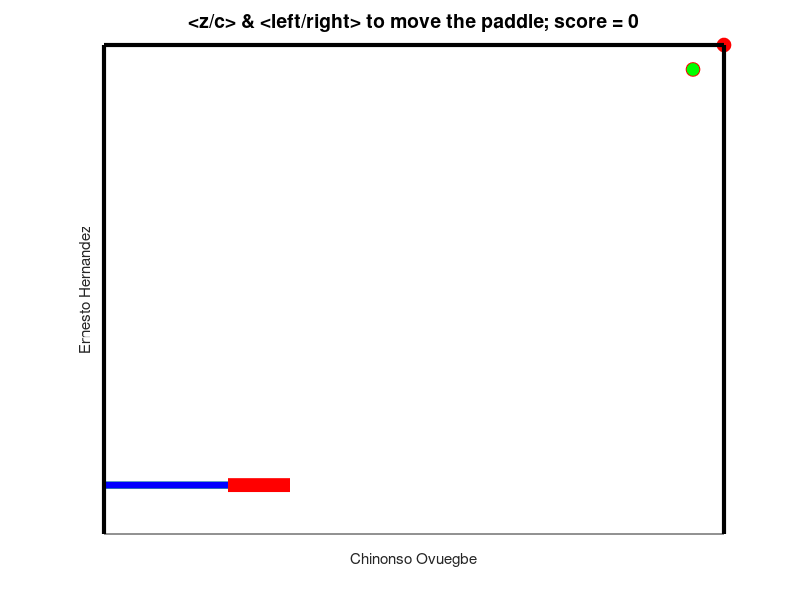
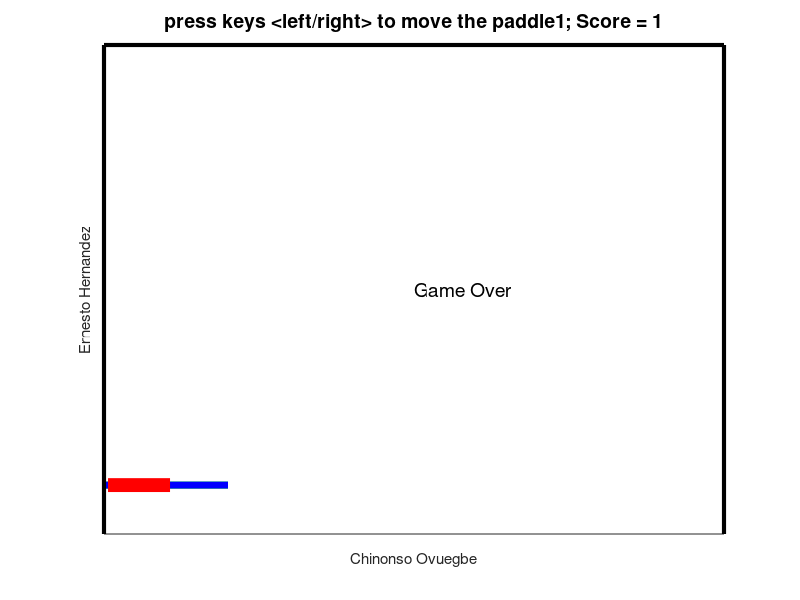

Write the MATLAB code that produced these figures, in order.

function pong_basic

%Modified the pong code by David Buckingham
%https://www.mathworks.com/matlabcentral/fileexchange/31177-dave-s-matlab-pong

%%%%%% main part of the code %%%
global game_over 

close all
initData  %first function, initialize the data variables
initFigure %second function, initialize the figure
initFigure %second function, initialize the figure
while ~game_over %runs till game_over = 1
%     readV; %%%%%%%% Read Arduino voltage
    moveBall; %third function, compute ball movement including collision detection
    moveBall2;
    movePaddle; %fourth function, compute paddle position based on user input. 
    movePaddle2; %fourth function, compute paddle position based on user input. 
    move_Extension%move the extensions
    refreshPlot; %fifth function, refresh plot based on moveBall and movePaddle
    
    
    
end

%%%%%%%%%%%%%%%%%%%%%%%%%%%%%%%%%%%%%%%%%%%%%%%%%%%%
function initData %first function, initialize the data variables
;
%%%%%%%%%%%%%%%%%%%%%%%%%%%%%%%%%%%%%%%%%%%%%%%%%%%%
global WALL_X_MIN WALL_X_MAX WALL_Y_MIN WALL_Y_MAX 
global PADDLE_WIDTH BALL_SIZE PADDLE_WIDTH2
global BALL_INIT_VX BALL_INIT_VY DT DELAY BALL_INIT_VX2 BALL_INIT_VY2
global PADDLE_VX PADDLE_SPEED PADDLE_VX2 PADDLE_SPEED2 
global game_over level
global EXTENSION_R EXTENSION_L EXTENSION_LVX EXTENSION_RVX EXTENSION_SPEED



level = 0;
game_over = 0;
WALL_X_MIN = 0;
WALL_X_MAX = 100;
WALL_Y_MIN = 0;
WALL_Y_MAX = 100;
PADDLE_WIDTH = 20;
PADDLE_WIDTH2 = 20;
BALL_SIZE = 10;
BALL_INIT_VX = -0.5;
BALL_INIT_VY = -0.5;
BALL_INIT_VX2 = -0.75;
BALL_INIT_VY2 = -0.5;
PADDLE_VX = 0;
PADDLE_SPEED = 3; 
PADDLE_VX2 = 0;
PADDLE_SPEED2 = 3; 
DT = 0.1; 
DELAY = 0.001;
EXTENSION_R = 10;
EXTENSION_L = 10;
EXTENSION_LVX =1.75;
EXTENSION_RVX = 4.5;
EXTENSION_SPEED = 1.5;

%%%%%%%%%%%%%%%%%%%%%%%%%%%%%%%%%%%%%%%%%%%%%%%%%%%%
function initFigure %second function, initialize the figure
%%%%%%%%%%%%%%%%%%%%%%%%%%%%%%%%%%%%%%%%%%%%%%%%%%%%
global PADDLE_WIDTH BALL_SIZE 
global WALL_X_MIN WALL_X_MAX WALL_Y_MIN WALL_Y_MAX
global BALL_INIT_VX BALL_INIT_VY BALL_INIT_VX2 BALL_INIT_VY2
global ball_x ball_y ball_vx ball_vy ball_x2 ball_y2 ball_vx2 ball_vy2 
global paddle_x_left paddle_x_right paddle_y paddle_x_left2 paddle_x_right2 paddle_y2
global ball_anim paddle_anim extension_animL extension_animR ball_anim2 paddle_anim2
global level
global extension_left extension_right
global EXTENSION_R EXTENSION_L 


fig = figure; %initialize the figure
set(fig, 'Resize', 'off'); %do not allow figure to resize
set(fig,'KeyPressFcn',@keyDown); %setkey presses for later
ball_x = WALL_X_MAX; %0.5*(WALL_X_MIN+WALL_X_MAX); 
ball_y = WALL_Y_MAX;
ball_vx = BALL_INIT_VX; 
ball_vy = BALL_INIT_VY;
ball_x2 = WALL_X_MAX-5; %0.5*(WALL_X_MIN+WALL_X_MAX); 
ball_y2 = WALL_Y_MAX-5;
ball_vx2 = BALL_INIT_VX2; 
ball_vy2 = BALL_INIT_VY2;
paddle_x_left = 0;
paddle_x_right = PADDLE_WIDTH;
paddle_y = 10;
paddle_x_left2 = 0;
paddle_x_right2 = PADDLE_WIDTH;
paddle_y2 = 10;
extension_left = 0;
extension_right = 20;

axis([WALL_X_MIN WALL_X_MAX WALL_Y_MIN WALL_Y_MAX]); %set the size of the board.
axis manual;
hold on;
title(['<z/c> & <left/right> to move the paddle; score = ',num2str(level)],'Fontsize',14);
set(gca, 'color', 'w', 'YTick', [], 'XTick', []); %remove x and y label
xlabel('Chinonso Ovuegbe');
ylabel('Ernesto Hernandez'); 

%%%%%%% set the ball and paddle %%%%%%
ball_anim = plot(ball_x,ball_y,'o','Markersize',BALL_SIZE,'Markerfacecolor','r','Markeredgecolor','r'); %create ball
ball_anim2 = plot(ball_x2,ball_y2,'o','Markersize',BALL_SIZE,'Markerfacecolor','g','Markeredgecolor','r'); %create ball
paddle_anim = line('Xdata',[paddle_x_left paddle_x_right],'Ydata',[paddle_y paddle_y],'Color','g','Linewidth',5); %paddle
paddle_anim2 = line('Xdata',[paddle_x_left2 paddle_x_right2],'Ydata',[paddle_y2 paddle_y2],'Color','b','Linewidth',5); %paddle
%extension_animL = line('Xdata',[paddle_x_left+ EXTENSION_L - extension_left, paddle_x_left  - extension_left],'Ydata', [paddle_y paddle_y],'Color','r','Linewidth',10); % add the extension to the game
extension_animR = line('Xdata',[paddle_x_right , paddle_x_right + EXTENSION_R ],'Ydata', [paddle_y paddle_y],'Color','r','Linewidth',10);

%%%%%%%% set the walls %%%%%%%
line('Xdata',[WALL_X_MIN WALL_X_MIN],'Ydata',[WALL_Y_MIN WALL_Y_MAX],'Color','k','Linewidth',3); %left wall
line('Xdata',[WALL_X_MIN WALL_X_MAX],'Ydata',[WALL_Y_MAX WALL_Y_MAX],'Color','k','Linewidth',3); %top wall
line('Xdata',[WALL_X_MAX WALL_X_MAX],'Ydata',[WALL_Y_MIN WALL_Y_MAX],'Color','k','Linewidth',3); %right wall


%%%%%%%%%%%%%%%%%%%%%%%%%%%%%%%%%%%%%%%%%%%%%%%%%%%%
function moveBall %third function, compute ball movement including collision detection
%%%%%%%%%%%%%%%%%%%%%%%%%%%%%%%%%%%%%%%%%%%%%%%%%%%%
global ball_x ball_y ball_vx ball_vy  DT
global WALL_X_MIN WALL_X_MAX WALL_Y_MIN WALL_Y_MAX
global paddle_x_left paddle_x_right paddle_y paddle_x_left2 paddle_x_right2 paddle_y2
global game_over level

%ball_x = ball_x + ball_vx*DT;
%ball_y = ball_y + ball_vy*DT;

%%%%%%%% Basic pong edit #1: %%%%%%%%%%%%
% Write code to move the ball here. You code will include logic to get the ball to 
% detect the left, right, and top wall and the paddle and subsequently to change its
% movement based on which wall/paddle the ball hits.
%%%%%%%%%%%%%%%%%%%%%%%%%%%%%%%%%%%%%%%%

if (ball_x <= 0)
    ball_vx =  -1*ball_vx;
    ball_x = ball_x + ball_vx*DT;
ball_y = ball_y + ball_vy*DT;
else
    ball_x = ball_x + ball_vx*DT;
ball_y = ball_y + ball_vy*DT;
end

% if (ball_y <= paddle_y)
%     if (ball_x >= paddle_x_left)
%         if(ball_x <= paddle_x_left + 20 )
% %             disp('in loop')
% %             paddle_x_left
% %             paddle_x_right
% %             ball_x
%           ball_vy =  -1*ball_vy;
%             ball_x = ball_x + ball_vx*DT;
%             ball_y = ball_y + ball_vy*DT;
%             level = level +1; %Scoring criteria to record 1 point for each bounce 
%             title(['press keys <left/right> to move the paddle1; Score = ',num2str(level)],'Fontsize',14);
%         else
%              ball_x = ball_x + ball_vx*DT;
%             ball_y = ball_y + ball_vy*DT;
%   
%         end
% else 
%      ball_x = ball_x + ball_vx*DT;
%     ball_y = ball_y + ball_vy*DT;
%     end
% end

%When ball 1 hits paddle 2 
if (ball_y <= paddle_y2)
    if (ball_x >= paddle_x_left2)
        if(ball_x <= paddle_x_left2 + 20 )
%             disp('in loop')
%             paddle_x_left
%             paddle_x_right
%             ball_x
          ball_vy =  -1*ball_vy;
            ball_x = ball_x + ball_vx*DT;
            ball_y = ball_y + ball_vy*DT;
           
            level = level +1; %Scoring criteria to record 1 point for each bounce 
             title(['press keys <left/right> to move the paddle1; Score = ',num2str(level)],'Fontsize',14)
            %%%%%%%%%%%%%%%%%%%%%%%%%%%%%%%%%%%%%%%%%%%%%%%%
        else
            if (ball_x >= paddle_x_left)
        if(ball_x <= paddle_x_left + 20 )
%             disp('in loop')
%             paddle_x_left
%             paddle_x_right
%             ball_x
          ball_vy =  -1*ball_vy;
            ball_x = ball_x + ball_vx*DT;
            ball_y = ball_y + ball_vy*DT;
           level = level +1; %Scoring criteria to record 1 point for each bounce 
             title(['press keys <left/right> to move the paddle1; Score = ',num2str(level)],'Fontsize',14) 
            
        
        else
             ball_x = -1;
            ball_y = -1;
            ball_vx =0;
            ball_vy =0;
        end
      else
           ball_x = -1;
            ball_y = -1;
            ball_vx =0;
            ball_vy =0;
            end
        end
            
       
    else
            
      if (ball_x >= paddle_x_left)
        if(ball_x <= paddle_x_left + 20 )
%             disp('in loop')
%             paddle_x_left
%             paddle_x_right
%             ball_x
          ball_vy =  -1*ball_vy;
            ball_x = ball_x + ball_vx*DT;
            ball_y = ball_y + ball_vy*DT;
            level = level +1; %Scoring criteria to record 1 point for each bounce 
            title(['press keys <left/right> to move the paddle1; Score = ',num2str(level)],'Fontsize',14)
            
        
        else
             ball_x = -1;
            ball_y = -1;
            ball_vx =0;
            ball_vy =0;
        end
      else
           ball_x = -1;
            ball_y = -1;
            ball_vx =0;
            ball_vy =0;
      end
       
    end
end

if (ball_x >= 100)
   
    ball_vx =  -1*ball_vx;
    ball_x = ball_x + ball_vx*DT;
ball_y = ball_y + ball_vy*DT;
else
    ball_x = ball_x + ball_vx*DT;
ball_y = ball_y + ball_vy*DT;
end
if (ball_y >= 100)
   
    ball_vy =  -1*ball_vy;
    ball_x = ball_x + ball_vx*DT;
ball_y = ball_y + ball_vy*DT;
else
    ball_x = ball_x + ball_vx*DT;
ball_y = ball_y + ball_vy*DT;

end    

%  if (ball_y < WALL_Y_MIN)
%       game_over = 0; 
%       disp('One more life left') 
% end

%%%%%%%%%%%%%%%%%%%%%%%%%%%%%%%%%%%%%%%%%%%%%%%%%%%%
function moveBall2 %third function, compute ball movement including collision detection
%%%%%%%%%%%%%%%%%%%%%%%%%%%%%%%%%%%%%%%%%%%%%%%%%%%%
global ball_x2 ball_y2 ball_y ball_vx2 ball_vy2  DT
global WALL_X_MIN WALL_X_MAX WALL_Y_MIN WALL_Y_MAX
global paddle_x_left paddle_x_right paddle_y paddle_x_left2 paddle_x_right2 paddle_y2
global game_over level

%ball_x = ball_x + ball_vx*DT;
%ball_y = ball_y + ball_vy*DT;

%%%%%%%% Basic pong edit #1: %%%%%%%%%%%%
% Write code to move the ball here. You code will include logic to get the ball to 
% detect the left, right, and top wall and the paddle and subsequently to change its
% movement based on which wall/paddle the ball hits.
%%%%%%%%%%%%%%%%%%%%%%%%%%%%%%%%%%%%%%%%

if (ball_x2 <= 0)
   
    ball_vx2 =  -1*ball_vx2;
    ball_x2 = ball_x2 + ball_vx2*DT;
ball_y2 = ball_y2 + ball_vy2*DT;
else
    ball_x2 = ball_x2 + ball_vx2*DT;
ball_y2 = ball_y2 + ball_vy2*DT;
end

% if (ball_y2 <= paddle_y)
%     if (ball_x2 >= paddle_x_left)
%         if(ball_x2 <= paddle_x_left + 20 )
%             
%           ball_vy2 =  -1*ball_vy2;
%             ball_x2 = ball_x2 + ball_vx2*DT;
%             ball_y2 = ball_y2 + ball_vy2*DT;
%             level = level +1; 
%             
%         else
%              ball_x2 = ball_x2 + ball_vx2*DT;
%             ball_y2 = ball_y2 + ball_vy2*DT;
%   
%         end
% else 
%      ball_x2 = ball_x2 + ball_vx2*DT;
%     ball_y2 = ball_y2 + ball_vy2*DT;
%     end
% end

if (ball_y2 <= paddle_y2)
    if (ball_x2 >= paddle_x_left2)
        if(ball_x2 <= paddle_x_left2 + 20 )
%             disp('in loop')
%             paddle_x_left
%             paddle_x_right
%             ball_x
          ball_vy2 =  -1*ball_vy2;
            ball_x2 = ball_x2 + ball_vx2*DT;
            ball_y2 = ball_y2 + ball_vy2*DT;
            level = level +1; %Scoring criteria to record 1 point for each bounce 
           title(['press keys <left/right> to move the paddle1; Score = ',num2str(level)],'Fontsize',14)
            %%%%%%%%%%%%%%%%%%%%%%%%%%%%%%%%%%%%%%%%%%%%%%%%
        else
            if (ball_x2 >= paddle_x_left)
        if(ball_x2 <= paddle_x_left + 20 )
%             disp('in loop')
%             paddle_x_left
%             paddle_x_right
%             ball_x
          ball_vy2 =  -1*ball_vy2;
            ball_x2 = ball_x2 + ball_vx2*DT;
            ball_y2 = ball_y2 + ball_vy2*DT;
            level = level +1; %Scoring criteria to record 1 point for each bounce 
            title(['press keys <left/right> to move the paddle1; Score = ',num2str(level)],'Fontsize',14)
        
        else
             ball_x2 = -1;
            ball_y2 = -1;
            ball_vx2 =0;
            ball_vy2 =0;
        end
      else
           ball_x2 = -1;
            ball_y2 = -1;
            ball_vx2 =0;
            ball_vy2 =0;
            end
        end
            
       
    else
            
      if (ball_x2 >= paddle_x_left)
        if(ball_x2 <= paddle_x_left + 20 )
%             disp('in loop')
%             paddle_x_left
%             paddle_x_right
%             ball_x
          ball_vy2 =  -1*ball_vy2;
            ball_x2 = ball_x2 + ball_vx2*DT;
            ball_y2 = ball_y2 + ball_vy2*DT;
            level = level +1; %Scoring criteria to record 1 point for each bounce 
             title(['press keys <left/right> to move the paddle1; Score = ',num2str(level)],'Fontsize',14)
            
        
        else
             ball_x2 = -1;
            ball_y2 = -1;
            ball_vx2 =0;
            ball_vy2 =0;
        end
      else
           ball_x2 = -1;
            ball_y2 = -1;
            ball_vx2 =0;
            ball_vy2 =0;
      end
       
    end
end


if (ball_x2 >= 100)
   
    ball_vx2 =  -1*ball_vx2;
    ball_x2 = ball_x2 + ball_vx2*DT;
ball_y2 = ball_y2 + ball_vy2*DT;
else
    ball_x2 = ball_x2 + ball_vx2*DT;
ball_y2 = ball_y2 + ball_vy2*DT;
end
if (ball_y2 >= 100)
   
    ball_vy2 =  -1*ball_vy2;
    ball_x2 = ball_x2 + ball_vx2*DT;
ball_y2 = ball_y2 + ball_vy2*DT;
else
    ball_x2 = ball_x2 + ball_vx2*DT;
ball_y2 = ball_y2 + ball_vy2*DT;
end    

%End game only if both balls fall below paddle 
if (ball_y < WALL_Y_MIN...
    && ball_y2 < WALL_Y_MIN)
     game_over = 1;
     text(0.5*WALL_X_MAX, 0.5*WALL_Y_MAX, 'Game Over', 'Fontsize', 14); 
     %text(0.5*WALL_X_MAX, 0.7*WALL_Y_MAX,  num2str(level)); 
  
end

%%%%%%%%%%%%%%%%%%%%%%%%%%%%%%%%%%%%%%%%%%%%%%%%%%%%
function movePaddle %fourth function, compute paddle position based on user input. 
%%%%%%%%%%%%%%%%%%%%%%%%%%%%%%%%%%%%%%%%%%%%%%%%%%%%
global PADDLE_VX 
global PADDLE_WIDTH DT
global paddle_x_left paddle_x_right 
global WALL_X_MIN WALL_X_MAX PADDLE_SPEED voltage

% voltage = readVoltage(arduino, 'A1')/5;
%  PADDLE_VX = readVoltage(arduino, 'A1')/5*PADDLE_SPEED;              %Arduino read voltage
PADDLE_VX = 0.95*PADDLE_VX;
paddle_x_left = paddle_x_left + PADDLE_VX*DT;
paddle_x_right = paddle_x_left + PADDLE_WIDTH; 

if (paddle_x_right >= WALL_X_MAX)
    PADDLE_VX = 0;
    paddle_x_right = WALL_X_MAX;
    paddle_x_left = WALL_X_MAX - PADDLE_WIDTH;
end
if (paddle_x_left <= WALL_X_MIN)
    PADDLE_VX = 0;
    paddle_x_left = WALL_X_MIN;
end

%%%%%%%%%%%%%%%%%%%%%%%%%%%%%%%%%%%%%%%%%%%%%%%%%%%%
function movePaddle2 %fourth function, compute paddle position based on user input. 
%%%%%%%%%%%%%%%%%%%%%%%%%%%%%%%%%%%%%%%%%%%%%%%%%%%%
global PADDLE_VX2 
global PADDLE_WIDTH DT
global paddle_x_left2 paddle_x_right2 
global WALL_X_MIN WALL_X_MAX PADDLE_SPEED2 voltage

% voltage = readVoltage(arduino, 'A1')/5;
%  PADDLE_VX = readVoltage(arduino, 'A1')/5*PADDLE_SPEED;              %Arduino read voltage
PADDLE_VX2 = 0.95*PADDLE_VX2;
paddle_x_left2 = paddle_x_left2 + PADDLE_VX2*DT;
paddle_x_right2 = paddle_x_left2 + PADDLE_WIDTH; 

if (paddle_x_right2 >= WALL_X_MAX)
    PADDLE_VX2 = 0;
    paddle_x_right2 = WALL_X_MAX;
    paddle_x_left2 = WALL_X_MAX - PADDLE_WIDTH;
end
if (paddle_x_left2 <= WALL_X_MIN)
    PADDLE_VX2 = 0;
    paddle_x_left2 = WALL_X_MIN;
end


%%%%%%%%%%%%%%%%%%%%%%%%%%%%%%%%%%%%%%%%%%%%%%%%%%%%
function move_Extension %fourth function, compute paddle position based on user input. 
%%%%%%%%%%%%%%%%%%%%%%%%%%%%%%%%%%%%%%%%%%%%%%%%%%%%
global PADDLE_VX 
global  DT
global paddle_x_left paddle_x_right EXTENSION_SPEED
global EXTENSION_R EXTENSION_L extension_left extension_right EXTENSION_LVX EXTENSION_RVX
PADDLE_VX

% extension_left = extension_left + PADDLE_VX*DT*+EXTENSION_LVX*DT;
% extension_right = extension_right + PADDLE_VX*DT*+EXTENSION_RVX*DT; 

% paddle_x_right
% extension_right
% EXTENSION_RVX
% extension_left

extension_left = extension_left + paddle_x_left+EXTENSION_LVX*DT;
% extension_right = extension_right + paddle_x_right+(EXTENSION_RVX*DT); 

if (extension_left <= paddle_x_left - EXTENSION_L)
   % extension_left = paddle_x_left - EXTENSION_L ;
    EXTENSION_LVX = EXTENSION_SPEED ;
end
    if (extension_left >= paddle_x_left)
        %extension_left = paddle_x_left ;
        EXTENSION_LVX = - EXTENSION_SPEED;
    end


if (extension_right >= paddle_x_right )
    extension_right = paddle_x_right  ;
    EXTENSION_RVX =  - EXTENSION_RVX ;
    extension_right = extension_right +(EXTENSION_RVX*DT); 
end
if (extension_right <= paddle_x_right - 2*EXTENSION_R)
        extension_right = paddle_x_right - 2*EXTENSION_R ;
        EXTENSION_RVX =  - EXTENSION_RVX;
        extension_right = extension_right +(EXTENSION_RVX*DT); 
end
if(extension_right < paddle_x_right + EXTENSION_R)
    if(extension_right > paddle_x_right - 2*EXTENSION_R)
        EXTENSION_RVX =  EXTENSION_RVX;
        extension_right = extension_right +(EXTENSION_RVX*DT); 
    end
end


%%%%%%%% Basic pong edit #2: %%%%%%%%%%%%
% Write code to move the paddle here. Your code will include logic to get
% the paddle to detect the left and right wall and to avoid it from
% penetrating either walls. 
%%%%%%%%%%%%%%%%%%%%%%%%%%%%%%%%%%%%%%%%%

%%%%%%%%%%%%%%%%%%%%%%%%%%%%%%%%%%%%%%%%%%%%%%%%%%%%
function refreshPlot %fifth function, refresh plot based on moveBall and movePaddle
%%%%%%%%%%%%%%%%%%%%%%%%%%%%%%%%%%%%%%%%%%%%%%%%%%%%
global ball_x ball_y ball_x2 ball_y2 
global ball_anim paddle_anim extension_animR extension_animL ball_anim2 paddle_anim2
global paddle_x_left paddle_x_right paddle_y paddle_x_left2 paddle_x_right2 paddle_y2
global DELAY
global EXTENSION_L EXTENSION_R extension_left extension_right

set(ball_anim, 'XData', ball_x, 'YData', ball_y);
set(ball_anim2, 'XData', ball_x2, 'YData', ball_y2);
set(paddle_anim, 'Xdata',[paddle_x_left paddle_x_right], 'YData', [paddle_y paddle_y]);
set(paddle_anim2, 'Xdata',[paddle_x_left2 paddle_x_right2], 'YData', [paddle_y2 paddle_y2]);
%set(extension_animL,'Xdata',[extension_left,   extension_left + EXTENSION_L],'Ydata', [paddle_y paddle_y]);
set(extension_animR, 'Xdata',[extension_right , extension_right+EXTENSION_R ],'Ydata', [paddle_y paddle_y]);
drawnow;
pause(DELAY);   


%%%%%%%%%%%%%%%%%%%%%%%%%%%%%%%%%%%%%%%%%%%%%%%%%%%%
function keyDown(src,event) %called from initFigure to take key press to move the paddle
%%%%%%%%%%%%%%%%%%%%%%%%%%%%%%%%%%%%%%%%%%%%%%%%%%%%
global PADDLE_VX PADDLE_SPEED PADDLE_VX2 PADDLE_SPEED2

switch event.Key
  case 'rightarrow'
    PADDLE_VX = PADDLE_SPEED;
  case 'leftarrow'
    PADDLE_VX = -PADDLE_SPEED;
  case 'c'
    PADDLE_VX2 = PADDLE_SPEED2;
  case 'z'
    PADDLE_VX2 = -PADDLE_SPEED2;
  otherwise
    PADDLE_VX = 0;
    PADDLE_VX2 = 0;
    
end

% function readV
% global  voltage 
% voltage = readVoltage(arduino,'A1');


